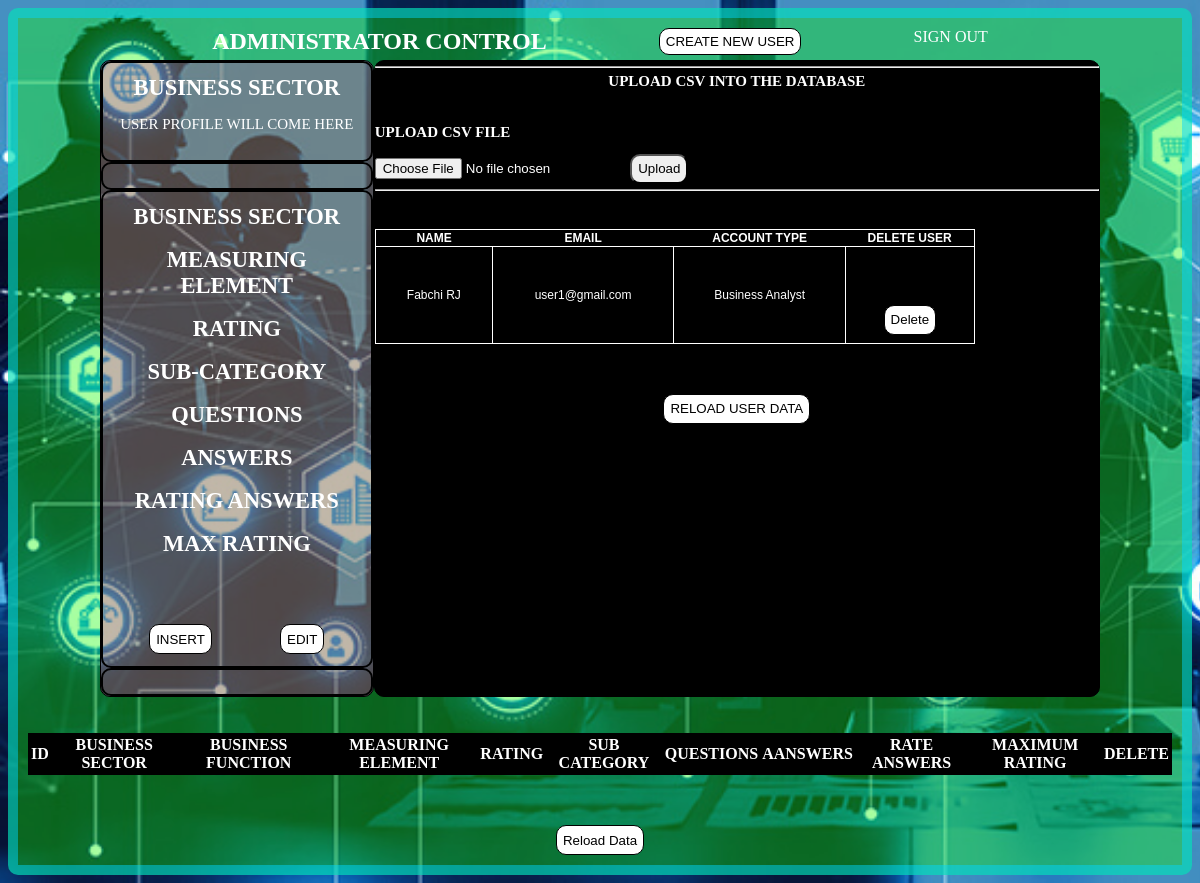
Page /view_all_user on the committed database.
### tables this page shows
CREATE TABLE User (
            id INTEGER PRIMARY KEY,
            name TEXT NOT NULL,
            email TEXT UNIQUE NOT NULL,
            account_type TEXT,
            password TEXT NOT NULL
        );

### app.py (the view)
@app.route('/view_all_user', methods=['GET', 'POST'])
def view_user_account():
    connection = sqlite3.connect('database.db')
    cursor = connection.cursor()
    cursor.execute('''
        SELECT name, email, account_type
        FROM User
    ''')
    all_data = cursor.fetchall()
    connection.close()
    return render_template('administrator.html', all_data=all_data)

### templates/administrator.html (shortened to what this page needs)
<!DOCTYPE html>
<html lang="en">
<head>
    <link href="/static/css/style.css" rel="stylesheet">
</head>
<body x-data="AutomatedDigitalMaturity" x-cloak>
    <main class="container">
        <section>
            <div class="dashboard_main_admin">
                <h1 class="item">ADMINISTRATOR CONTROL</h1>
                <button x-on:click="openHome('Admin_Home_Page')" class="create_user" style="float: right;">CREATE NEW
                    USER</button>
                <a href="/logout" class="item" style="float: right;">SIGN OUT</a>
            </div>
        </section>
        <section x-cloak>
            <div class="dashboard_main_admin">
                <div class="dashboard_tabs">
                    <div class="box_for_the_dashboard_tabs">
                        <h1 class="item">BUSINESS SECTOR</h1>
                        <p>USER PROFILE WILL COME HERE</p>
                    </div>
                    <div class="box_for_the_dashboard_tabs">
                    </div>
                    <div class="box_for_the_dashboard_tabs">
                        <h1 class="item">BUSINESS SECTOR </h1><br>
                        <h1 class="item">MEASURING ELEMENT </h1><br>
                        <h1 class="item">RATING </h1><br>
                        <h1 class="item">SUB-CATEGORY </h1><br>
                        <h1 class="item">QUESTIONS </h1><br>
                        <h1 class="item">ANSWERS </h1><br>
                        <h1 class="item">RATING ANSWERS </h1><br>
                        <h1 class="item">MAX RATING </h1><br>
                        <div class="create_delete_update_buttons">
                            <button class="submit-btn" x-on:click="openHome('Create_Sub_Category')">INSERT</button>
                            <button class="submit-btn" x-on:click="openHome('Update_Sub_Category')">EDIT</button>
                        </div>
                    </div>
                    <div class="box_for_the_dashboard_tabs">
                    </div>
                </div>
                <div class="dashboard_computation">
                    <div x-show="Create_Business_Sector">
                        <hr>
                        <h1 class="item">UPLOAD CSV INTO THE DATABASE</h1><br><br>
                        <h1>UPLOAD CSV FILE</h1>
                        <form action="/" method="post" enctype="multipart/form-data">
                            <input type="file" name="file" accept=".csv">
                            <button type="submit" class="upload-btn">Upload</button>
                        </form>
                        <hr>
                        <br><br><br>
                        <div >
                            <table class="table_style_user">
                                <thead>
                                    <tr>
                                        <th>NAME</th>
                                        <th>EMAIL</th>
                                        <th>ACCOUNT TYPE</th>
                                        <th>DELETE USER</th>
                                    </tr>
                                </thead>
                                <tbody>
                                    {% for row in all_data %}
                                    <tr>
                                        <td>{{ row[0] }}</td>
                                        <td>{{ row[1] }}</td>
                                        <td>{{ row[2] }}</td>
                                        <td>
                                            <form action="/delete_user_data" method="post">
                                                <button type="submit" class="submit-btn">Delete</button>
                                            </form>
                                        </td>
                                    </tr>
                                    {% endfor %}
                                </tbody>
                            </table>
                            <form action="/view_all_user" method="post">
                                <button type="submit" class="submit-btn">RELOAD USER DATA</button>
                            </form>
                        </div>
                    </div>
                </div>
            </div>
        </section><br><br>
        <section>
            <div class="dashboard_main_admin_record" style="background-color: black;">
                <table >
                    <thead>
                        <tr>
                            <th>ID</th>
                            <th>BUSINESS SECTOR</th>
                            <th>BUSINESS FUNCTION</th>
                            <th>MEASURING ELEMENT</th>
                            <th>RATING</th>
                            <th>SUB CATEGORY</th>
                            <th>QUESTIONS</th>
                            <th>AANSWERS</th>
                            <th>RATE ANSWERS</th>
                            <th>MAXIMUM RATING</th>
                            <th>DELETE</th>
                        </tr>
                    </thead>
                </table>
            </div>
            <form action="/view_combined_data" method="post">
                <button type="submit" class="submit-btn">Reload Data</button>
            </form>
        </section>
    </main>
</body>
</html>

### static/css/style.css (style rules this page uses)
body { background-image: url("/static/images/maturity.jpg"); background-size: cover; background-repeat: no-repeat; background-attachment: fixed; color: white; }
.container { width: auto; height: auto; border: 10px solid black; margin: px auto 0; border-radius: 10px; padding: 10px; border-color: rgba(0, 213, 255, 0.488); }
.item { text-align: center; color: white; margin: 0px auto; justify-content: center; align-items: center; text-decoration: none; }
.create_user { width: auto; cursor: pointer; transition: all 0.3s; border: 1px solid black; border-radius: 10px; background: white; display: flex; justify-content: center; align-items: center; }
.submit-btn { width: auto; height: 30px; cursor: pointer; transition: all 0.3s; border: 1px solid black; margin: 50px auto 0; border-radius: 10px; background: white; display: flex; justify-content: center; align-items: center; }
.upload-btn { width: auto; height: 30px; cursor: pointer; transition: all 0.3s; border-radius: 10px; }
.dashboard_main_admin { width: 1200px; height: auto; margin: 0px auto; display: flex; }
.dashboard_main_admin_record { width: 100%; height: auto; margin: 0px auto; display: flex; }
.dashboard_tabs { width: 400px; height: auto; float: left; text-align: center; font-size: 15px; border: 1px solid black; border-radius: 10px; margin-top: 5px; background-color: rgba(255, 0, 183, 0.284); }
.dashboard_computation { width: 800px; height: auto; border: 1px solid black; float: right; font-size: 10px; margin-top: 5px; background-color: black; border: 1px solid black; border-radius: 10px; }
.create_delete_update_buttons { display: flex; justify-content: center; align-items: center; }
.box_for_the_dashboard_tabs { border: 2px solid black; padding: 12px; border-radius: 10px; }
.table_style_user { border-collapse: collapse; border-spacing: 10px; width: 1200px; height: auto; text-align: center; vertical-align: middle; background-color: black; font-family: Arial, Helvetica, sans-serif; padding: 10px; box-shadow: 0 0 10px rgba(0, 0, 0, 0.1); justify-content: center; font-size: larger; }
.table_style_datase,.table_style_user, td, .table_style th { border: 1px solid white; padding: 8px 12px; }
@media (min-width: 500px) { .container { width: auto; background-color: orange; } }
@media (min-width: 500px) { .dashboard_main_admin { width: 500px; } }
@media (min-width: 500px) { .dashboard_tabs { width: 200px; } }
@media (min-width: 500px) { .dashboard_computation { width: 350px; } }
@media (min-width: 768px) { .container { width: auto; background-color: green; } }
@media (min-width: 768px) { .dashboard_main_admin { width: 768px; } }
@media (min-width: 768px) { .dashboard_tabs { width: 300px; } }
@media (min-width: 768px) { .dashboard_computation { width: 468px; } }
@media (min-width: 950px) { .container { width: auto; background-color: rgba(17, 255, 0, 0.359); } }
@media (min-width: 950px) { .dashboard_main_admin { width: 1000px; } }
@media (min-width: 950px) { .dashboard_tabs { width: 300px; } }
@media (min-width: 950px) { .dashboard_computation { width: 800px; } }
@media (min-width: 950px) { .table_style_user { width: 600px; } }

### rows in the picture
User: name "Fabchi RJ", email "user1@gmail.com", account_type "Business Analyst"
